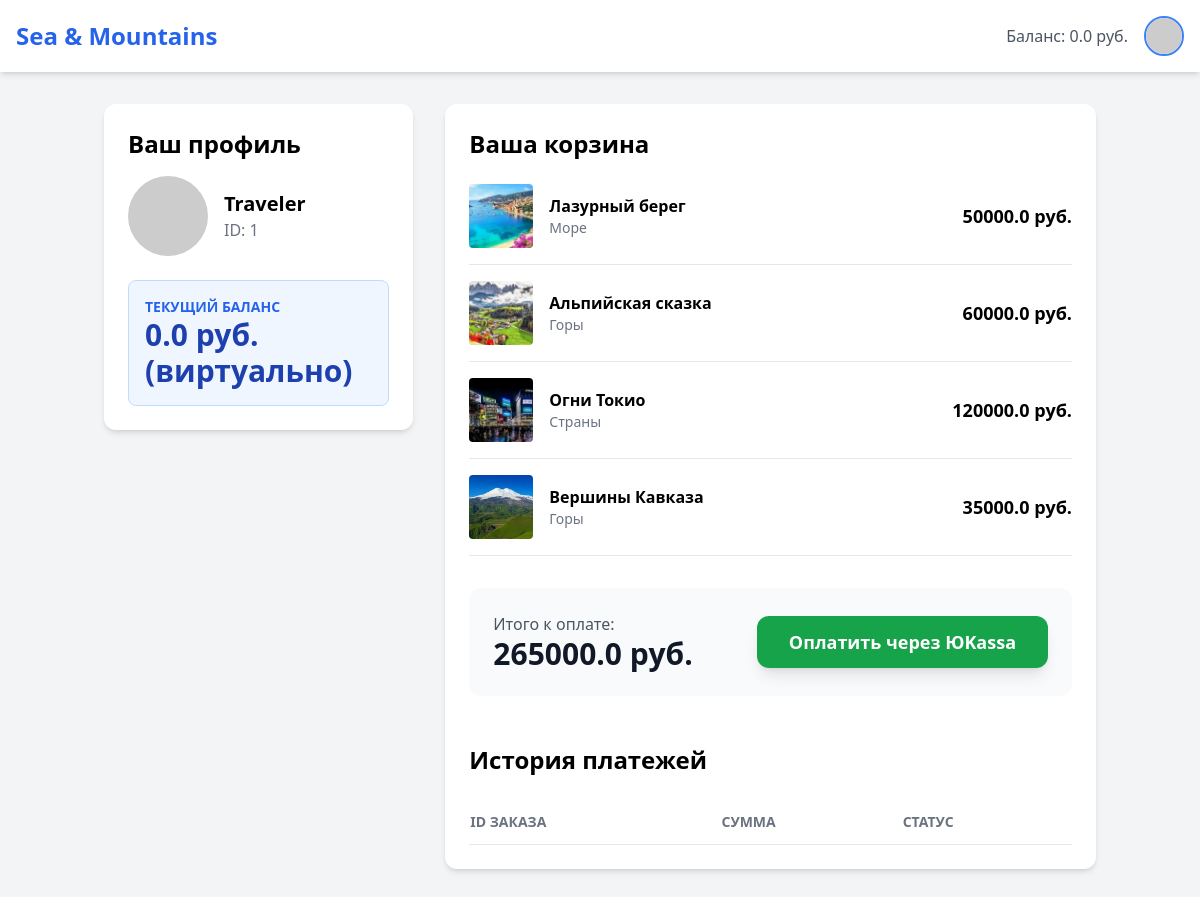
/profile, run on the app's committed database.
### app.py (models this page shows)
class User(db.Model):
    id = db.Column(db.Integer, primary_key=True)
    username = db.Column(db.String(80), unique=True, nullable=False)
    balance = db.Column(db.Float, default=0.0)

class CartItem(db.Model):
    id = db.Column(db.Integer, primary_key=True)
    user_id = db.Column(db.Integer, db.ForeignKey('user.id'), nullable=False)
    tour_id = db.Column(db.Integer, db.ForeignKey('tour.id'), nullable=False)
    tour = db.relationship('Tour', backref='in_carts')

class Tour(db.Model):
    id = db.Column(db.Integer, primary_key=True)
    title = db.Column(db.String(120), nullable=False)
    category = db.Column(db.String(50), nullable=False)
    price = db.Column(db.Float, nullable=False)
    description = db.Column(db.String(500))
    image_url = db.Column(db.String(500))

### app.py (the view)
@app.route('/profile')
def profile():
    user = User.query.first()
    cart_items = CartItem.query.filter_by(user_id=user.id).all()
    orders = Order.query.filter_by(user_id=user.id).order_by(Order.id.desc()).all()
    total_cart = sum(item.tour.price for item in cart_items)
    return render_template('profile.html', user=user, cart_items=cart_items, orders=orders, total_cart=total_cart)

### templates/profile.html (shortened to what this page needs)
<!DOCTYPE html>
<html lang="ru">
<head>
    <script src="https://cdn.tailwindcss.com"></script>
</head>
<body class="bg-gray-100">
    <nav class="bg-white shadow-md p-4 flex justify-between items-center">
        <a href="{{ url_for('index') }}" class="text-2xl font-bold text-blue-600">Sea & Mountains</a>
        <div class="flex items-center space-x-4">
            <span class="text-gray-600">Баланс: {{ user.balance }} руб.</span>
            <img src="https://ui-avatars.com/api/?name={{ user.username }}&background=0D8ABC&color=fff" alt="Аватар" class="w-10 h-10 rounded-full border-2 border-blue-500">
        </div>
    </nav>
    <div class="container mx-auto py-8 px-4">
        <div class="grid grid-cols-1 lg:grid-cols-3 gap-8">
            <div class="bg-white p-6 rounded-xl shadow-md h-fit">
                <h2 class="text-2xl font-bold mb-4">Ваш профиль</h2>
                <div class="flex items-center space-x-4 mb-6">
                    <img src="https://ui-avatars.com/api/?name={{ user.username }}&size=128" class="w-20 h-20 rounded-full">
                    <div>
                        <p class="text-xl font-bold">{{ user.username }}</p>
                        <p class="text-gray-500">ID: {{ user.id }}</p>
                    </div>
                </div>
                <div class="bg-blue-50 p-4 rounded-lg border border-blue-200">
                    <p class="text-sm text-blue-600 font-semibold uppercase">Текущий баланс</p>
                    <p class="text-3xl font-bold text-blue-800">{{ user.balance }} руб. (виртуально)</p>
                </div>
            </div>
            <div class="bg-white p-6 rounded-xl shadow-md lg:col-span-2">
                <h2 class="text-2xl font-bold mb-6">Ваша корзина</h2>
                {% if cart_items %}
                <div class="space-y-4 mb-8">
                    {% for item in cart_items %}
                    <div class="flex items-center justify-between border-b pb-4">
                        <div class="flex items-center space-x-4">
                            <img src="/{{ item.tour.image_url }}" class="w-16 h-16 object-cover rounded">
                            <div>                                <p class="font-bold">{{ item.tour.title }}</p>
                                <p class="text-sm text-gray-500">{{ item.tour.category }}</p>
                            </div>
                        </div>
                        <p class="font-bold text-lg">{{ item.tour.price }} руб.</p>
                    </div>
                    {% endfor %}
                </div>
                <div class="flex justify-between items-center bg-gray-50 p-6 rounded-xl">
                    <div>
                        <p class="text-gray-600">Итого к оплате:</p>
                        <p class="text-3xl font-bold text-gray-900">{{ total_cart }} руб.</p>
                    </div>
                    <form action="{{ url_for('pay') }}" method="post">
                        <button type="submit" class="bg-green-600 text-white px-8 py-3 rounded-xl font-bold text-lg hover:bg-green-700 transition shadow-lg">
                            Оплатить через ЮKassa
                        </button>
                    </form>
                </div>
                {% else %}
                <div class="text-center py-12">
                    <p class="text-gray-500 text-xl">Ваша корзина пуста</p>
                    <a href="{{ url_for('index') }}" class="text-blue-600 hover:underline mt-4 inline-block">Вернуться к выбору туров</a>
                </div>
                {% endif %}
                <h2 class="text-2xl font-bold mt-12 mb-6">История платежей</h2>
                <div class="overflow-x-auto">
                    <table class="w-full text-left">
                        <thead>
                            <tr class="border-b text-gray-500 uppercase text-sm">
                                <th class="py-3">ID Заказа</th>
                                <th class="py-3">Сумма</th>
                                <th class="py-3">Статус</th>
                            </tr>
                        </thead>
                    </table>
                </div>
            </div>
        </div>
    </div>
</body>
</html>

### data on the page
User: balance "0.0", username "Traveler", id "1"
CartItem: shows a picture, tour "Лазурный берег", tour.category "Море", tour.price "50000.0"
CartItem: shows a picture, tour "Альпийская сказка", tour.category "Горы", tour.price "60000.0"
CartItem: shows a picture, tour "Огни Токио", tour.category "Страны", tour.price "120000.0"
CartItem: shows a picture, tour "Вершины Кавказа", tour.category "Горы", tour.price "35000.0"

### other printed values
{{ total_cart }} "265000.0"
